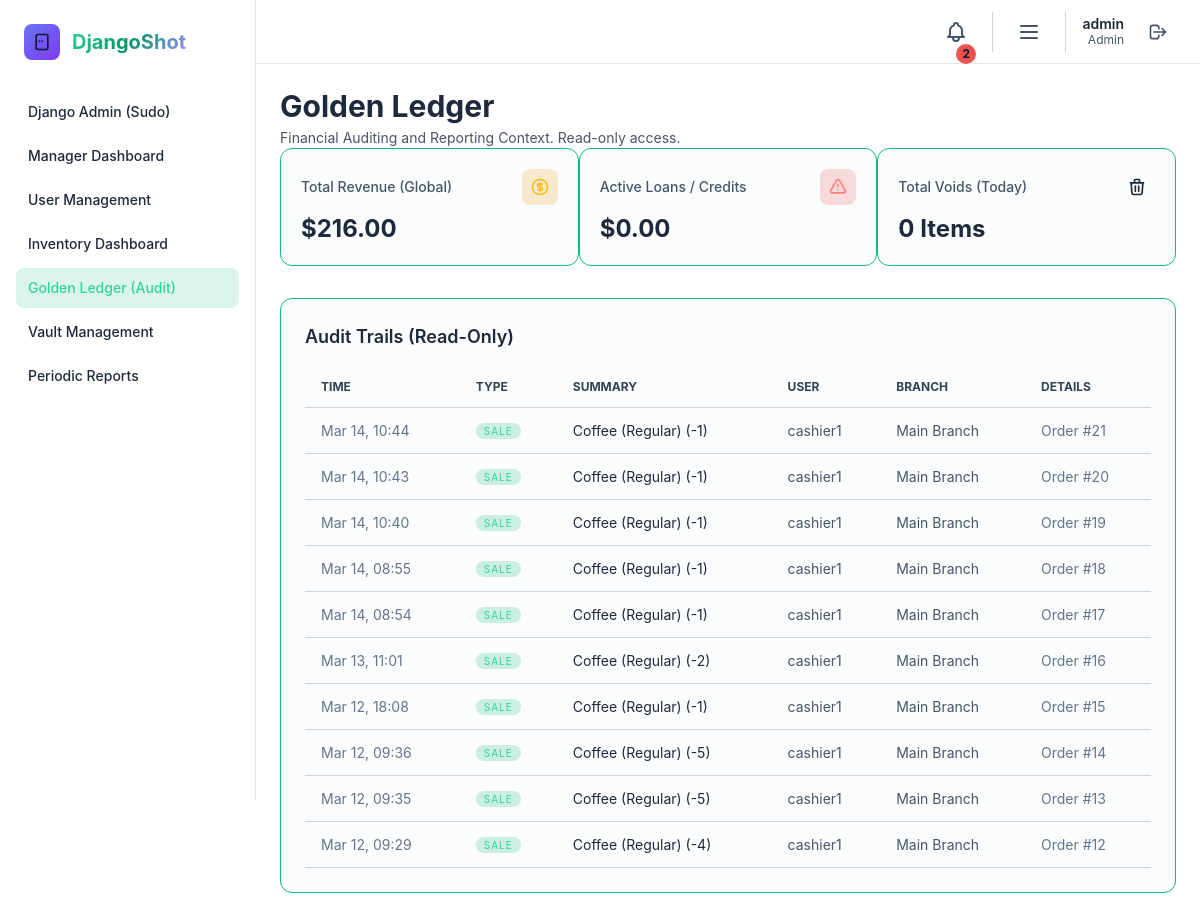
The app's page /dashboard/accounting/ (signed in) with its own data.
### core/models.py (models this page shows, shortened)
class User(AbstractUser):
    ROLE_CHOICES = [
        ('admin', 'Admin'),
        ('manager', 'Manager'),
        ('cashier', 'Cashier'),
        ('accounting', 'Accounting'),
    ]
    THEME_CHOICES = [
        ('dawn', 'Dawn (Light)'),
        ('dusk', 'Dusk (Dark)'),
        ('midnight', 'Midnight (AMOLED)'),
    ]
    role = models.CharField(max_length=20, choices=ROLE_CHOICES, default='cashier')
    theme_preference = models.CharField(max_length=20, choices=THEME_CHOICES, default='dusk')
    branch = models.ForeignKey(Branch, on_delete=models.SET_NULL, null=True, blank=True, related_name='users')
    is_active_account = models.BooleanField(default=True) # Django User already has is_active, but keeping custom just in case
    def is_admin(self):
        return self.role == 'admin'
    def is_manager(self):
        return self.role in ('admin', 'manager')
    def is_accounting(self):
        return self.role == 'accounting'

class Branch(models.Model):
    name = models.CharField(max_length=120, unique=True)
    location = models.CharField(max_length=255, null=True, blank=True)
    is_active = models.BooleanField(default=True)
    created_at = models.DateTimeField(auto_now_add=True)

### sales/models.py (models this page shows, shortened)
class StockAuditLog(models.Model):
    product = models.ForeignKey(Product, on_delete=models.CASCADE, related_name='stock_audits')
    branch = models.ForeignKey(Branch, on_delete=models.CASCADE, related_name='stock_audits')
    user = models.ForeignKey(settings.AUTH_USER_MODEL, on_delete=models.SET_NULL, null=True, related_name='stock_audits')
    quantity_change = models.IntegerField()
    reason = models.CharField(max_length=255)
    timestamp = models.DateTimeField(auto_now_add=True)
    order = models.ForeignKey(Order, on_delete=models.SET_NULL, null=True, blank=True, related_name='stock_audits')

### core/views.py (the view, shortened to what this page needs)
# urls.py: path('dashboard/accounting/', views.accounting_dashboard, name='accounting_dashboard'),
@login_required
def accounting_dashboard(request):
    if not (request.user.role == 'accounting' or request.user.is_admin()):
        return redirect('core:home')
    today = timezone.localdate()
    orders = Order.objects.filter(status='completed')
    total_revenue = orders.aggregate(total=Sum('total_amount'))['total'] or 0.0
    active_loans = Customer.objects.aggregate(total=Sum('outstanding_balance'))['total'] or 0.0
    total_voids_today = VoidLog.objects.filter(timestamp__date=today).count()
    audit_entries = []
    stock_logs = StockAuditLog.objects.select_related('product', 'branch', 'user').order_by('-timestamp')[:50]
    for log in stock_logs:
        audit_entries.append({
            'timestamp': log.timestamp,
            'type': log.reason,
            'summary': f'{log.product.name} ({log.quantity_change:+})',
            'user': log.user.username if log.user else 'System',
            'branch': log.branch.name if log.branch else 'Global',
            'details': f'Order #{log.order_id}' if log.order_id else ''
        })
    void_logs = VoidLog.objects.select_related('order_item__product', 'order_item__order__branch', 'user').order_by('-timestamp')[:50]
    audit_entries.sort(key=lambda entry: entry['timestamp'], reverse=True)
    audit_entries = audit_entries[:50]
    context = {
        'total_revenue': total_revenue,
        'active_loans': active_loans,
        'total_voids_today': total_voids_today,
        'audit_entries': audit_entries
    }
    return render(request, 'core/dashboards/accounting.html', context)

### core/context_processors.py (called while the page is built)
def theme_processor(request):
    context = {
        'current_theme': 'dusk', # Default
        'user_role': 'guest'
    }
    if request.user.is_authenticated:
        context['current_theme'] = getattr(request.user, 'theme_preference', 'dusk')
        context['user_role'] = getattr(request.user, 'role', 'cashier')
    return context

### core/templates/core/dashboards/accounting.html (shortened to what this page needs)
{% extends "base.html" %}
{% block content %}
<div class="mb-6 flex justify-between items-center">
    <div>
        <h1 class="text-3xl font-bold text-amber-500 mb-1">Golden Ledger</h1>
        <p class="text-gray-400 text-sm">Financial Auditing and Reporting Context. Read-only access.</p>
    </div>
</div>
<div class="grid grid-cols-1 md:grid-cols-3 gap-6 mb-8">
    <div class="glass-card border-amber-500/50 rounded-xl p-5 fade-in" style="animation-delay: 0.1s;">
        <div class="flex items-center justify-between mb-2">
            <h3 class="text-sm font-medium text-gray-400">Total Revenue (Global)</h3>
            <span class="p-2 bg-amber-500/20 rounded-lg text-amber-400">
            </span>
        </div>
        <p class="text-2xl font-bold text-gray-100">${{ total_revenue|stringformat:".2f" }}</p>
    </div>
    <div class="glass-card border-amber-500/50 rounded-xl p-5 fade-in" style="animation-delay: 0.2s;">
        <div class="flex items-center justify-between mb-2">
            <h3 class="text-sm font-medium text-gray-400">Active Loans / Credits</h3>
            <span class="p-2 bg-red-500/20 rounded-lg text-red-400">
                <svg class="w-5 h-5" fill="none" stroke="currentColor" viewBox="0 0 24 24"><path stroke-linecap="round" stroke-linejoin="round" stroke-width="2" d="M12 9v2m0 4h.01m-6.938 4h13.856c1.54 0 2.502-1.667 1.732-3L13.732 4c-.77-1.333-2.694-1.333-3.464 0L3.34 16c-.77 1.333.192 3 1.732 3z"></path></svg>
            </span>
        </div>
        <p class="text-2xl font-bold text-gray-100">${{ active_loans|stringformat:".2f" }}</p>
    </div>
    <div class="glass-card border-amber-500/50 rounded-xl p-5 fade-in" style="animation-delay: 0.3s;">
        <div class="flex items-center justify-between mb-2">
            <h3 class="text-sm font-medium text-gray-400">Total Voids (Today)</h3>
            <span class="p-2 bg-orange-500/20 rounded-lg text-orange-400">
                <svg class="w-5 h-5" fill="none" stroke="currentColor" viewBox="0 0 24 24"><path stroke-linecap="round" stroke-linejoin="round" stroke-width="2" d="M19 7l-.867 12.142A2 2 0 0116.138 21H7.862a2 2 0 01-1.995-1.858L5 7m5 4v6m4-6v6m1-10V4a1 1 0 00-1-1h-4a1 1 0 00-1 1v3M4 7h16"></path></svg>
            </span>
        </div>
        <p class="text-2xl font-bold text-gray-100">{{ total_voids_today }} Items</p>
    </div>
</div>
<div class="glass-card border-amber-500/50 rounded-xl p-6 fade-in" style="animation-delay: 0.5s;">
    <h2 class="text-lg font-semibold mb-4 text-gray-200">Audit Trails (Read-Only)</h2>
    {% if audit_entries %}
    <div class="overflow-x-auto">
        <table class="w-full text-sm text-left text-gray-400">
            <thead class="text-xs text-gray-300 uppercase bg-surface-800/80 border-b border-gray-700">
                <tr>
                    <th scope="col" class="px-4 py-3">Time</th>
                    <th scope="col" class="px-4 py-3">Type</th>
                    <th scope="col" class="px-4 py-3">Summary</th>
                    <th scope="col" class="px-4 py-3">User</th>
                    <th scope="col" class="px-4 py-3">Branch</th>
                    <th scope="col" class="px-4 py-3">Details</th>
                </tr>
            </thead>
            <tbody>
                {% for entry in audit_entries %}
                <tr class="border-b border-gray-700 hover:bg-surface-800/50 transition-colors">
                    <td class="px-4 py-3 text-gray-500">{{ entry.timestamp|date:"M d, H:i" }}</td>
                    <td class="px-4 py-3">
                        <span class="px-2 py-0.5 rounded-full text-[10px] uppercase tracking-widest
                            {% if entry.type == 'void' %}bg-red-500/20 text-red-400
                            {% elif entry.type == 'sale' %}bg-emerald-500/20 text-emerald-400
                            {% else %}bg-amber-500/20 text-amber-400{% endif %}">
                            {{ entry.type }}
                        </span>
                    </td>
                    <td class="px-4 py-3 text-gray-200">{{ entry.summary }}</td>
                    <td class="px-4 py-3">{{ entry.user }}</td>
                    <td class="px-4 py-3">{{ entry.branch }}</td>
                    <td class="px-4 py-3 text-gray-500">{{ entry.details }}</td>
                </tr>
                {% endfor %}
            </tbody>
        </table>
    </div>
    {% endif %}
</div>
{% endblock %}

### templates/base.html (shortened to what this page needs)
{% load static %}
<!DOCTYPE html>
<html lang="en" class="dark" data-theme="{{ current_theme|default:'dusk' }}" data-role="{{ user_role|default:'guest' }}">
<head>
    <link rel="stylesheet" href="{% static 'css/output.css' %}">
    <link rel="stylesheet" href="https://cdnjs.cloudflare.com/ajax/libs/font-awesome/6.4.0/css/all.min.css">
</head>
<body class="bg-surface-900 text-gray-200 min-h-screen relative overflow-x-hidden transition-colors duration-500">
    {% if user.is_authenticated %}
    <div class="flex min-h-screen relative z-10">
        <aside id="sidebar" class="fixed top-0 left-0 z-[100] w-64 h-screen transition-transform -translate-x-full sm:translate-x-0">
            <div class="h-full px-4 py-6 overflow-y-auto bg-surface-900 border-r border-gray-800">
                <a href="/" class="flex items-center mb-8 px-2">
                    <div class="w-9 h-9 rounded-lg bg-gradient-to-br from-indigo-500 to-purple-600 flex items-center justify-center mr-3">
                        <svg class="w-5 h-5 text-white" fill="none" stroke="currentColor" viewBox="0 0 24 24">
                            <path stroke-linecap="round" stroke-linejoin="round" stroke-width="2" d="M12 11h.01M9 11h.01M7 21h10a2 2 0 002-2V5a2 2 0 00-2-2H7a2 2 0 00-2 2v14a2 2 0 002 2z"></path>
                        </svg>
                    </div>
                    <span class="text-xl font-bold gradient-text">DjangoShot</span>
                </a>
                <nav class="space-y-1">
                    {% if user.is_admin %}
                    <a href="/admin/" class="sidebar-link flex items-center px-3 py-2.5 rounded-lg text-sm font-medium">
                        Django Admin (Sudo)
                    </a>
                    {% endif %}
                    {% if user.is_manager %}
                    <a href="{% url 'core:manager_dashboard' %}" class="sidebar-link flex items-center px-3 py-2.5 rounded-lg text-sm font-medium">
                        Manager Dashboard
                    </a>
                    <a href="{% url 'core:user_management' %}" class="sidebar-link flex items-center px-3 py-2.5 rounded-lg text-sm font-medium">
                        User Management
                    </a>
                    {% endif %}
                    {% if user.role == 'admin' or user.role == 'manager' or user.role == 'accounting' %}
                    <a href="{% url 'inventory:dashboard' %}" class="sidebar-link flex items-center px-3 py-2.5 rounded-lg text-sm font-medium">
                        Inventory Dashboard
                    </a>
                    {% endif %}
                    {% if user.is_accounting or user.is_admin %}
                    <a href="{% url 'core:accounting_dashboard' %}" class="sidebar-link flex items-center px-3 py-2.5 rounded-lg text-sm font-medium text-amber-500 hover:text-amber-400">
                        Golden Ledger (Audit)
                    </a>
                    {% endif %}
                    {% if user.role == 'cashier' or user.is_admin %}
                    <a href="{% url 'sales:vault_manage' %}" class="sidebar-link flex items-center px-3 py-2.5 rounded-lg text-sm font-medium text-emerald-500 hover:text-emerald-400">
                        Vault Management
                    </a>
                    {% endif %}
                    {% if user.is_accounting or user.is_admin %}
                    <a href="{% url 'sales:periodic_reports' %}" class="sidebar-link flex items-center px-3 py-2.5 rounded-lg text-sm font-medium">
                        Periodic Reports
                    </a>
                    {% endif %}
                </nav>
            </div>
        </aside>
        <div class="flex-1 sm:ml-64 flex flex-col">
            <header class="w-full h-16 bg-surface-900 border-b border-gray-800 flex items-center justify-end px-4 sm:px-6 sticky top-0 z-[90]">
                <div class="flex items-center space-x-4">
                    {% if user.role == 'admin' or user.role == 'manager' %}
                    <div class="relative flex items-center pr-4 border-r border-gray-700">
                        <button id="alertsMenuButton" data-dropdown-toggle="alertsMenuDropdown" class="p-2 rounded-lg text-gray-400 hover:bg-gray-800 hover:text-white transition-colors relative" title="Inventory Alerts">
                            {% if low_stock_count > 0 %}
                            <div class="absolute inline-flex items-center justify-center w-5 h-5 text-xs font-bold text-white bg-red-500 border-2 border-surface-900 rounded-full -top-1 -right-1">{{ low_stock_count }}</div>
                            {% endif %}
                        </button>
                    </div>
                    {% endif %}
                    <div class="relative flex items-center pr-4 border-r border-gray-700">
                        <button id="bbqMenuButton" data-dropdown-toggle="bbqMenuDropdown" class="p-2 rounded-lg text-gray-400 hover:bg-gray-800 hover:text-white transition-colors" title="Settings Menu">
                            <svg class="w-6 h-6" fill="none" stroke="currentColor" viewBox="0 0 24 24"><path stroke-linecap="round" stroke-linejoin="round" stroke-width="2" d="M4 6h16M4 12h16M4 18h16"></path></svg>
                        </button>
                    </div>
                    <div class="text-right hidden sm:block">
                        <p class="text-sm font-semibold text-gray-200 leading-tight">{{ user.username }}</p>
                        <p class="text-xs text-gray-400 capitalize">{{ user.role }}</p>
                    </div>
                    <form action="{% url 'core:logout' %}" method="post" class="m-0 flex items-center">
                        <button type="submit" class="p-2 flex items-center justify-center rounded-lg hover:bg-red-500/20 text-gray-400 hover:text-red-400 transition-colors" title="Logout">
                            <svg class="w-5 h-5" fill="none" stroke="currentColor" viewBox="0 0 24 24">
                                <path stroke-linecap="round" stroke-linejoin="round" stroke-width="2" d="M17 16l4-4m0 0l-4-4m4 4H7m6 4v1a3 3 0 01-3 3H6a3 3 0 01-3-3V7a3 3 0 013-3h4a3 3 0 013 3v1"></path>
                            </svg>
                        </button>
                    </form>
                </div>
            </header>
            <main class="relative p-4 md:p-6 fade-in flex-1">
                {% block content %}{% endblock %}
            </main>
        </div>
    </div>
    {% else %}
    <main class="relative z-10">
        {% block content_unauth %}{% endblock %}
    </main>
    {% endif %}
</body>
</html>

### templates/base.html (style rules this page uses)
* { font-family: 'Inter', sans-serif; }
.glass-card { background-color: color-mix(in srgb, var(--color-surface-800, #1e293b) 60%, transparent); backdrop-filter: blur(16px); border: 1px solid var(--color-primary-500); }
.gradient-text { background: linear-gradient(135deg, var(--color-primary-400) 0%, var(--color-primary-600) 50%, #a78bfa 100%); -webkit-background-clip: text; background-clip: text; -webkit-text-fill-color: transparent; }
.sidebar-link { transition: all 0.2s ease; }
.sidebar-link:hover, .sidebar-link.active { background: color-mix(in srgb, var(--color-primary-500) 15%, transparent); color: var(--color-primary-400); }
.fade-in { animation: fadeIn 0.4s ease-out; }

### records on screen
User: username "admin", role "Admin"
StockAuditLog: timestamp "Mar 14, 10:44", type "SALE"
User: user "cashier1" "cashier1" "cashier1" "cashier1" "cashier1" "cashier1" "cashier1" "cashier1" "cashier1" "cashier1"
Branch: branch "Main Branch" "Main Branch" "Main Branch" "Main Branch" "Main Branch" "Main Branch" "Main Branch" "Main Branch" "Main Branch" "Main Branch"
StockAuditLog: timestamp "Mar 14, 10:43", type "SALE"
StockAuditLog: timestamp "Mar 14, 10:40", type "SALE"
StockAuditLog: timestamp "Mar 14, 08:55", type "SALE"
StockAuditLog: timestamp "Mar 14, 08:54", type "SALE"
StockAuditLog: timestamp "Mar 13, 11:01", type "SALE"
StockAuditLog: timestamp "Mar 12, 18:08", type "SALE"
StockAuditLog: timestamp "Mar 12, 09:36", type "SALE"
StockAuditLog: timestamp "Mar 12, 09:35", type "SALE"
StockAuditLog: timestamp "Mar 12, 09:29", type "SALE"

### other values on screen
{{ low_stock_count }} "2"
{{ total_revenue|stringformat:".2f" }} "216.00"
{{ active_loans|stringformat:".2f" }} "0.00"
{{ total_voids_today }} "0"
{{ entry.summary }} "Coffee (Regular) (-1)" "Coffee (Regular) (-1)" "Coffee (Regular) (-1)" "Coffee (Regular) (-1)" "Coffee (Regular) (-1)" "Coffee (Regular) (-2)" "Coffee (Regular) (-1)" "Coffee (Regular) (-5)" "Coffee (Regular) (-5)" "Coffee (Regular) (-4)"
{{ entry.details }} "Order #21" "Order #20" "Order #19" "Order #18" "Order #17" "Order #16" "Order #15" "Order #14" "Order #13" "Order #12"
